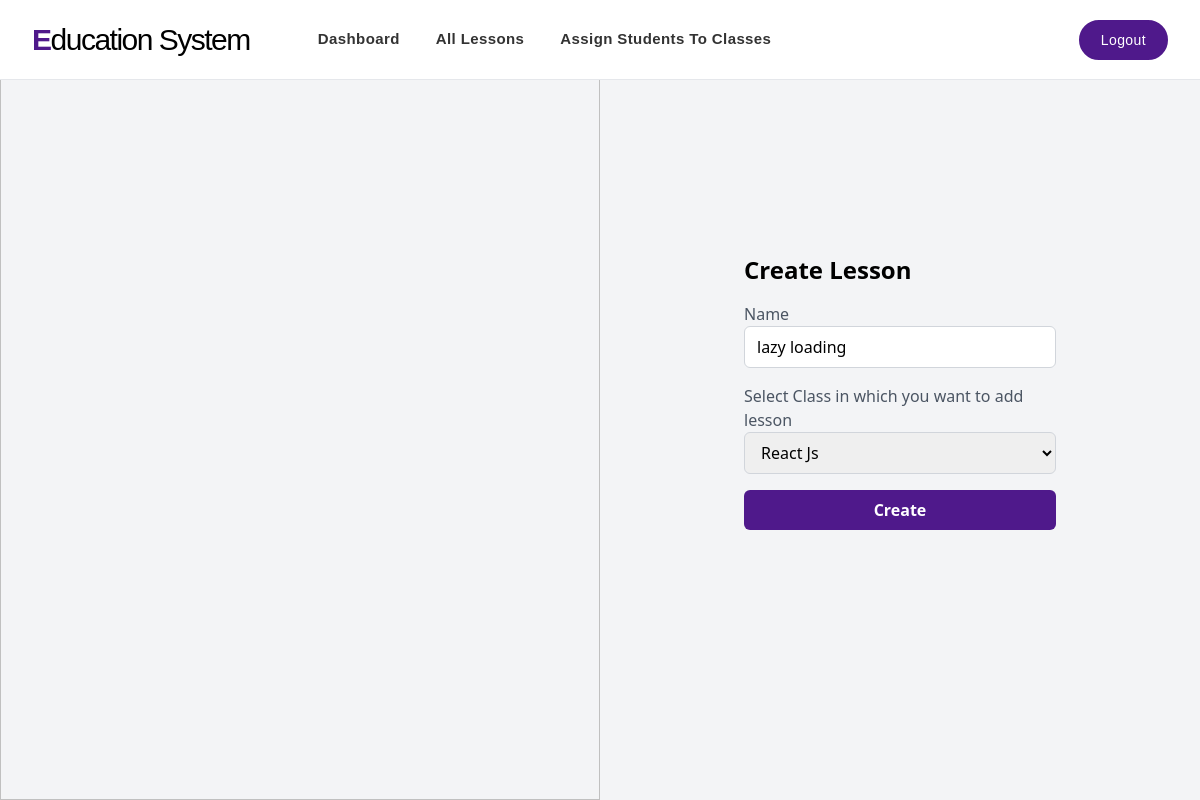
/teacher/update_lesson/2/ (signed in), run on an earlier commit of the app's database.
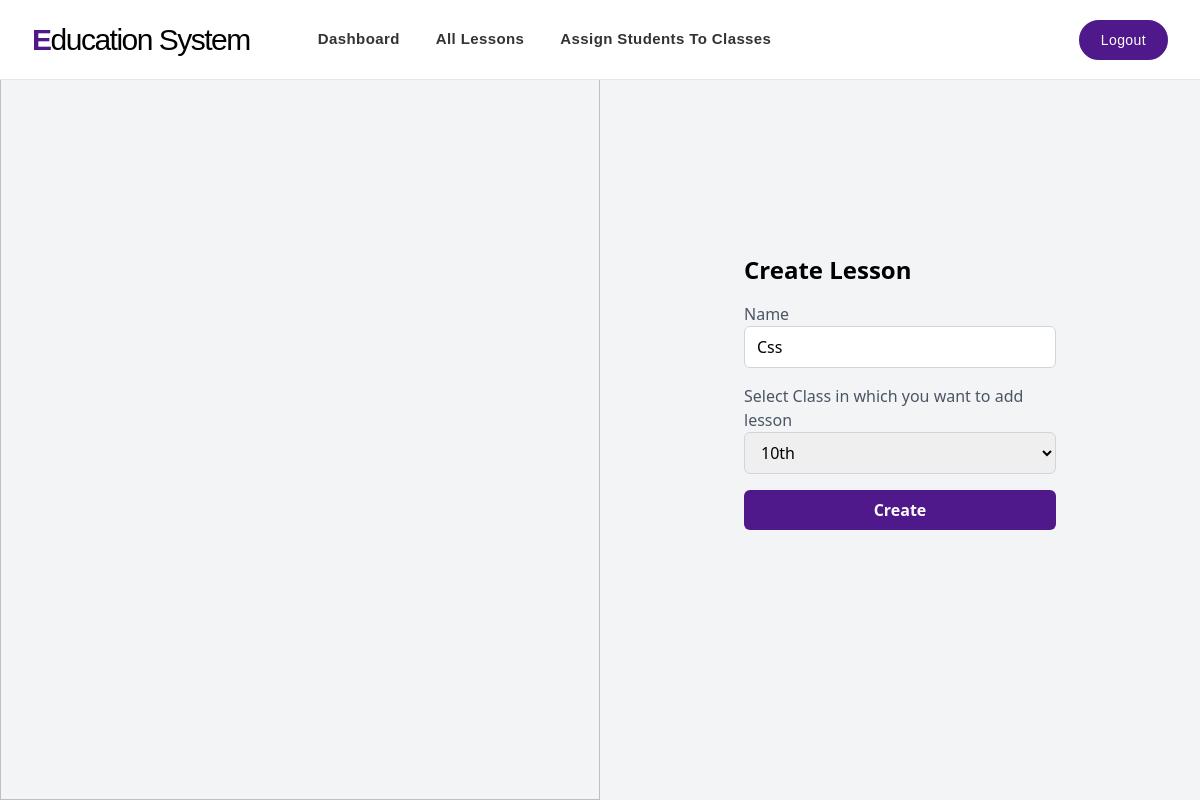
And on a later commit of the database.
### teacher/models.py (models this page shows)
class Lesson(models.Model):
    name                        = models.CharField(max_length=255)
    teacher_id                  = models.ForeignKey(CustomUser, on_delete=models.CASCADE)
    class_id                    = models.ForeignKey(Class, on_delete=models.CASCADE)

### teacher/decorators.py (the view)
        @user_passes_test(lambda u: u.is_authenticated and u.role == role, login_url='/login/')
        def _wrapped_view(request, *args, **kwargs):
            if request.user.is_authenticated and request.user.role == role:
                return view_func(request, *args, **kwargs)
            else:
                return redirect('/dashboard/')

### teacher/views.py (called while the page is built, shortened)
@role_required('teacher')
def update_lesson(request, lesson_id):
    lesson = Lesson.objects.get(id=lesson_id)
    classes = Class.objects.all()
    context = {'lesson': lesson, 'classes': classes}
    return render(request, "teacher/update_lesson.html", context)

### teacher/templates/teacher/update_lesson.html (shortened to what this page needs)
{% extends 'base.html' %}
{% block content %}
<div class="bg-gray-100 flex justify-center items-center h-screen">
    <div class="w-1/2 h-screen hidden lg:block">
        <img src="https://img.freepik.com/free-vector/e-learning-education-illustration_1284-32925.jpg?t=st=1722970366~exp=1722973966~hmac=226b29b25d9d27b0641b343f9d92e593feabd180e8f6d40a87961467afcdca64&w=740"
            alt="Placeholder Image" class="object-cover w-full h-full">
    </div>
    <div class="lg:p-36 md:p-52 sm:20 p-8 w-full lg:w-1/2">
        <h1 class="text-2xl font-semibold mb-4">Create Lesson</span></h1>
        <form method="post" enctype="multipart/form-data">
            <div class="mb-4">
                <label for="name" class="block text-gray-600">Name</label>
                <input type="name" id="name" name="name" autofocus required value="{{lesson.name}}"
                    class="w-full border border-gray-300 rounded-md py-2 px-3 focus:outline-none focus:border-[#4F198B]"
                    autocomplete="on">
            </div>
            <div class="mb-4">
                <label for="class" class="block text-gray-600">Select Class in which you want to add lesson</label>
                <select required
                    class="w-full border border-gray-300 rounded-md py-2 px-3 focus:outline-none focus:border-[#4F198B]"
                    name="class" id="class">
                    {% if classes %}
                    {% for class in classes %}
                    {% if lesson.class_id == class %}
                    <option selected value="{{class.name}}">{{class.name}}</option>
                    {% else %}
                    <option value="{{class.name}}">{{class.name}}</option>
                    {% endif %}
                    {% endfor %}
                    {% endif %}
                </select>
            </div>
            <button type="submit"
                class="bg-[#4F198B] hover:opacity-90 text-white font-semibold rounded-md py-2 px-4 w-full">Create</button>
        </form>
    </div>
</div>
{% endblock %}

What changed in the data, as far as the page shows it:
changed Lesson: name "lazy loading" → "Css"
Also different on the page:
form field class: "React Js" → "10th"
